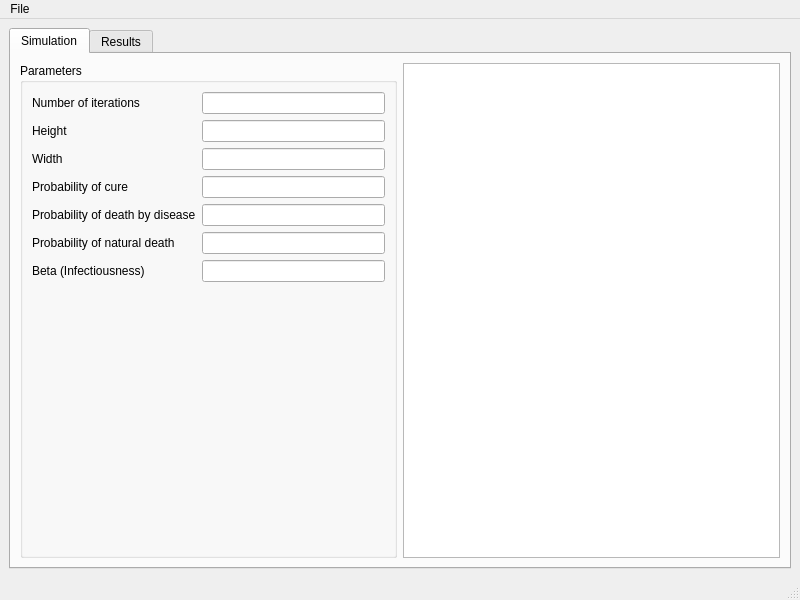
<?xml version="1.0" encoding="UTF-8"?>
<ui version="4.0">
 <class>MainWindow</class>
 <widget class="QMainWindow" name="MainWindow">
  <property name="geometry">
   <rect>
    <x>0</x>
    <y>0</y>
    <width>800</width>
    <height>600</height>
   </rect>
  </property>
  <property name="windowTitle">
   <string>ePydemic</string>
  </property>
  <property name="documentMode">
   <bool>false</bool>
  </property>
  <property name="tabShape">
   <enum>QTabWidget::Triangular</enum>
  </property>
  <widget class="QWidget" name="centralwidget">
   <layout class="QVBoxLayout" name="verticalLayout" stretch="0">
    <property name="sizeConstraint">
     <enum>QLayout::SetDefaultConstraint</enum>
    </property>
    <item>
     <widget class="QTabWidget" name="tabWidget">
      <property name="enabled">
       <bool>true</bool>
      </property>
      <property name="tabPosition">
       <enum>QTabWidget::North</enum>
      </property>
      <property name="tabShape">
       <enum>QTabWidget::Rounded</enum>
      </property>
      <property name="currentIndex">
       <number>0</number>
      </property>
      <widget class="QWidget" name="tab">
       <property name="autoFillBackground">
        <bool>false</bool>
       </property>
       <attribute name="title">
        <string>Simulation</string>
       </attribute>
       <layout class="QHBoxLayout" name="horizontalLayout">
        <item>
         <widget class="QGroupBox" name="groupBox">
          <property name="title">
           <string>Parameters</string>
          </property>
          <layout class="QFormLayout" name="formLayout">
           <item row="0" column="0">
            <widget class="QLabel" name="label">
             <property name="text">
              <string>Number of iterations</string>
             </property>
            </widget>
           </item>
           <item row="0" column="1">
            <widget class="QLineEdit" name="lineEdit"/>
           </item>
           <item row="2" column="0">
            <widget class="QLabel" name="label_3">
             <property name="text">
              <string>Height</string>
             </property>
            </widget>
           </item>
           <item row="2" column="1">
            <widget class="QLineEdit" name="lineEdit_2"/>
           </item>
           <item row="3" column="0">
            <widget class="QLabel" name="label_2">
             <property name="text">
              <string>Width</string>
             </property>
            </widget>
           </item>
           <item row="3" column="1">
            <widget class="QLineEdit" name="lineEdit_3"/>
           </item>
           <item row="4" column="0">
            <widget class="QLabel" name="label_4">
             <property name="text">
              <string>Probability of cure</string>
             </property>
            </widget>
           </item>
           <item row="4" column="1">
            <widget class="QLineEdit" name="lineEdit_4"/>
           </item>
           <item row="5" column="0">
            <widget class="QLabel" name="label_5">
             <property name="text">
              <string>Probability of death by disease</string>
             </property>
            </widget>
           </item>
           <item row="5" column="1">
            <widget class="QLineEdit" name="lineEdit_5"/>
           </item>
           <item row="6" column="0">
            <widget class="QLabel" name="label_6">
             <property name="text">
              <string>Probability of natural death</string>
             </property>
            </widget>
           </item>
           <item row="6" column="1">
            <widget class="QLineEdit" name="lineEdit_6"/>
           </item>
           <item row="7" column="0">
            <widget class="QLabel" name="label_7">
             <property name="text">
              <string>Beta (Infectiousness)</string>
             </property>
            </widget>
           </item>
           <item row="7" column="1">
            <widget class="QLineEdit" name="lineEdit_7"/>
           </item>
          </layout>
         </widget>
        </item>
        <item>
         <widget class="QGraphicsView" name="graphicsView"/>
        </item>
       </layout>
      </widget>
      <widget class="QWidget" name="tab_2">
       <attribute name="title">
        <string>Results</string>
       </attribute>
      </widget>
     </widget>
    </item>
   </layout>
  </widget>
  <widget class="QMenuBar" name="menubar">
   <property name="geometry">
    <rect>
     <x>0</x>
     <y>0</y>
     <width>800</width>
     <height>21</height>
    </rect>
   </property>
   <widget class="QMenu" name="menuFile">
    <property name="title">
     <string>File</string>
    </property>
    <addaction name="actionNew"/>
    <addaction name="actionLoad"/>
    <addaction name="actionSave"/>
   </widget>
   <addaction name="menuFile"/>
  </widget>
  <widget class="QStatusBar" name="statusbar"/>
  <action name="actionNew">
   <property name="text">
    <string>New</string>
   </property>
  </action>
  <action name="actionLoad">
   <property name="text">
    <string>Load</string>
   </property>
  </action>
  <action name="actionSave">
   <property name="text">
    <string>Save</string>
   </property>
  </action>
 </widget>
 <resources/>
 <connections/>
</ui>
